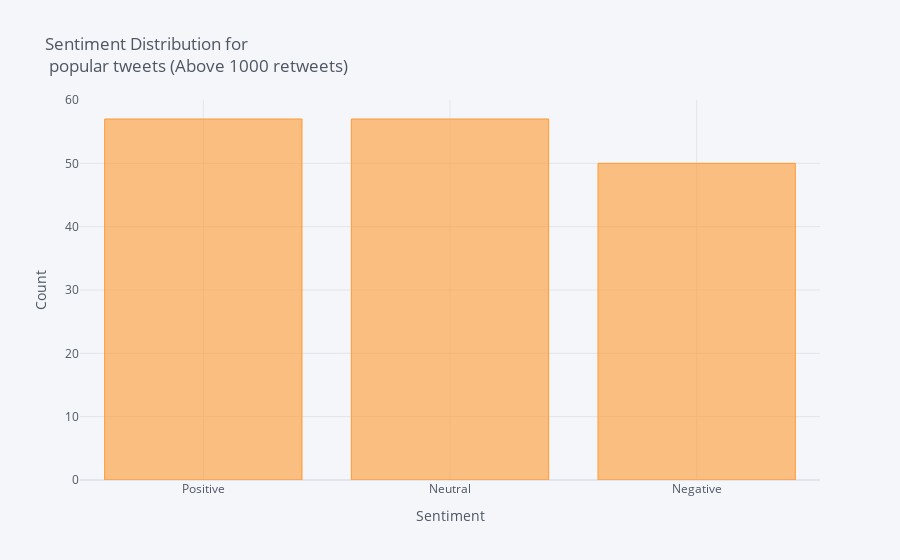

The cell this chart's notebook holds for it:
### Code cell
endsars_popular = endsars[endsars['retweet'] >= 1000]
endsars_popular['Sentiment'].value_counts().iplot(kind='bar', xTitle='Sentiment',yTitle='Count', title = 'Sentiment Distribution for <br> popular tweets (Above 1000 retweets)')

### Figure 1 — Plotly figure (JSON) as saved in the notebook; plotly's stock layout.template omitted (floating-point values rounded to 4 significant figures)
{"data": [{"marker": {"color": "rgba(255, 153, 51, 0.6)", "line": {"color": "rgba(255, 153, 51, 1.0)", "width": 1}}, "name": "Sentiment", "orientation": "v", "text": "", "type": "bar", "x": ["Positive", "Neutral", "Negative"], "y": [57, 57, 50]}], "layout": {"legend": {"bgcolor": "#F5F6F9", "font": {"color": "#4D5663"}}, "paper_bgcolor": "#F5F6F9", "plot_bgcolor": "#F5F6F9", "title": {"font": {"color": "#4D5663"}, "text": "Sentiment Distribution for <br> popular tweets (Above 1000 retweets)"}, "xaxis": {"gridcolor": "#E1E5ED", "showgrid": true, "tickfont": {"color": "#4D5663"}, "title": {"font": {"color": "#4D5663"}, "text": "Sentiment"}, "zerolinecolor": "#E1E5ED"}, "yaxis": {"gridcolor": "#E1E5ED", "showgrid": true, "tickfont": {"color": "#4D5663"}, "title": {"font": {"color": "#4D5663"}, "text": "Count"}, "zerolinecolor": "#E1E5ED"}}}
